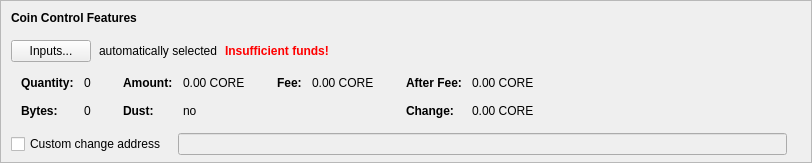
    <widget class="QFrame" name="frameCoinControl">
     <property name="sizePolicy">
      <sizepolicy hsizetype="Expanding" vsizetype="Expanding">
       <horstretch>0</horstretch>
       <verstretch>0</verstretch>
      </sizepolicy>
     </property>
     <property name="maximumSize">
      <size>
       <width>16777215</width>
       <height>16777215</height>
      </size>
     </property>
     <property name="frameShape">
      <enum>QFrame::StyledPanel</enum>
     </property>
     <property name="frameShadow">
      <enum>QFrame::Sunken</enum>
     </property>
     <layout class="QVBoxLayout" name="verticalLayoutCoinControl2">
      <property name="spacing">
       <number>0</number>
      </property>
      <property name="leftMargin">
       <number>0</number>
      </property>
      <property name="topMargin">
       <number>0</number>
      </property>
      <property name="rightMargin">
       <number>0</number>
      </property>
      <property name="bottomMargin">
       <number>6</number>
      </property>
      <item>
       <layout class="QVBoxLayout" name="verticalLayoutCoinControl" stretch="0,0,0,0,1">
        <property name="spacing">
         <number>0</number>
        </property>
        <property name="leftMargin">
         <number>10</number>
        </property>
        <property name="topMargin">
         <number>10</number>
        </property>
        <item>
         <layout class="QHBoxLayout" name="horizontalLayoutCoinControl1">
          <property name="bottomMargin">
           <number>15</number>
          </property>
          <item>
           <widget class="QLabel" name="labelCoinControlFeatures">
            <property name="sizePolicy">
             <sizepolicy hsizetype="Preferred" vsizetype="Maximum">
              <horstretch>0</horstretch>
              <verstretch>0</verstretch>
             </sizepolicy>
            </property>
            <property name="font">
             <font>
              <weight>75</weight>
              <bold>true</bold>
             </font>
            </property>
            <property name="styleSheet">
             <string notr="true">font-weight:bold;</string>
            </property>
            <property name="text">
             <string>Coin Control Features</string>
            </property>
           </widget>
          </item>
         </layout>
        </item>
        <item>
         <layout class="QHBoxLayout" name="horizontalLayoutCoinControl2" stretch="0,0,0,0">
          <property name="spacing">
           <number>8</number>
          </property>
          <property name="bottomMargin">
           <number>10</number>
          </property>
          <item>
           <widget class="QPushButton" name="pushButtonCoinControl">
            <property name="styleSheet">
             <string notr="true"/>
            </property>
            <property name="text">
             <string>Inputs...</string>
            </property>
            <property name="autoDefault">
             <bool>false</bool>
            </property>
           </widget>
          </item>
          <item>
           <widget class="QLabel" name="labelCoinControlAutomaticallySelected">
            <property name="text">
             <string>automatically selected</string>
            </property>
            <property name="margin">
             <number>5</number>
            </property>
           </widget>
          </item>
          <item>
           <widget class="QLabel" name="labelCoinControlInsuffFunds">
            <property name="font">
             <font>
              <weight>75</weight>
              <bold>true</bold>
             </font>
            </property>
            <property name="styleSheet">
             <string notr="true">color:red;font-weight:bold;</string>
            </property>
            <property name="text">
             <string>Insufficient funds!</string>
            </property>
            <property name="margin">
             <number>5</number>
            </property>
           </widget>
          </item>
          <item>
           <spacer name="horizontalSpacerCoinControl">
            <property name="orientation">
             <enum>Qt::Horizontal</enum>
            </property>
            <property name="sizeHint" stdset="0">
             <size>
              <width>40</width>
              <height>1</height>
             </size>
            </property>
           </spacer>
          </item>
         </layout>
        </item>
        <item>
         <widget class="QWidget" name="widgetCoinControl" native="true">
          <property name="sizePolicy">
           <sizepolicy hsizetype="Preferred" vsizetype="Preferred">
            <horstretch>0</horstretch>
            <verstretch>0</verstretch>
           </sizepolicy>
          </property>
          <property name="minimumSize">
           <size>
            <width>0</width>
            <height>0</height>
           </size>
          </property>
          <property name="styleSheet">
           <string notr="true"/>
          </property>
          <layout class="QHBoxLayout" name="horizontalLayoutCoinControl5">
           <property name="leftMargin">
            <number>0</number>
           </property>
           <property name="topMargin">
            <number>0</number>
           </property>
           <property name="rightMargin">
            <number>0</number>
           </property>
           <property name="bottomMargin">
            <number>0</number>
           </property>
           <item>
            <layout class="QHBoxLayout" name="horizontalLayoutCoinControl3" stretch="0,0,0,1">
             <property name="spacing">
              <number>20</number>
             </property>
             <property name="topMargin">
              <number>0</number>
             </property>
             <property name="bottomMargin">
              <number>10</number>
             </property>
             <item>
              <layout class="QFormLayout" name="formLayoutCoinControl1">
               <property name="horizontalSpacing">
                <number>10</number>
               </property>
               <property name="verticalSpacing">
                <number>14</number>
               </property>
               <property name="leftMargin">
                <number>10</number>
               </property>
               <property name="topMargin">
                <number>4</number>
               </property>
               <property name="rightMargin">
                <number>6</number>
               </property>
               <item row="0" column="0">
                <widget class="QLabel" name="labelCoinControlQuantityText">
                 <property name="font">
                  <font>
                   <weight>75</weight>
                   <bold>true</bold>
                  </font>
                 </property>
                 <property name="text">
                  <string>Quantity:</string>
                 </property>
                 <property name="margin">
                  <number>0</number>
                 </property>
                </widget>
               </item>
               <item row="0" column="1">
                <widget class="QLabel" name="labelCoinControlQuantity">
                 <property name="cursor">
                  <cursorShape>IBeamCursor</cursorShape>
                 </property>
                 <property name="contextMenuPolicy">
                  <enum>Qt::ActionsContextMenu</enum>
                 </property>
                 <property name="text">
                  <string notr="true">0</string>
                 </property>
                 <property name="margin">
                  <number>0</number>
                 </property>
                 <property name="textInteractionFlags">
                  <set>Qt::LinksAccessibleByMouse|Qt::TextSelectableByKeyboard|Qt::TextSelectableByMouse</set>
                 </property>
                </widget>
               </item>
               <item row="1" column="0">
                <widget class="QLabel" name="labelCoinControlBytesText">
                 <property name="font">
                  <font>
                   <weight>75</weight>
                   <bold>true</bold>
                  </font>
                 </property>
                 <property name="text">
                  <string>Bytes:</string>
                 </property>
                </widget>
               </item>
               <item row="1" column="1">
                <widget class="QLabel" name="labelCoinControlBytes">
                 <property name="cursor">
                  <cursorShape>IBeamCursor</cursorShape>
                 </property>
                 <property name="contextMenuPolicy">
                  <enum>Qt::ActionsContextMenu</enum>
                 </property>
                 <property name="text">
                  <string notr="true">0</string>
                 </property>
                 <property name="textInteractionFlags">
                  <set>Qt::LinksAccessibleByMouse|Qt::TextSelectableByKeyboard|Qt::TextSelectableByMouse</set>
                 </property>
                </widget>
               </item>
              </layout>
             </item>
             <item>
              <layout class="QFormLayout" name="formLayoutCoinControl2">
               <property name="horizontalSpacing">
                <number>10</number>
               </property>
               <property name="verticalSpacing">
                <number>14</number>
               </property>
               <property name="leftMargin">
                <number>6</number>
               </property>
               <property name="topMargin">
                <number>4</number>
               </property>
               <property name="rightMargin">
                <number>6</number>
               </property>
               <item row="0" column="0">
                <widget class="QLabel" name="labelCoinControlAmountText">
                 <property name="font">
                  <font>
                   <weight>75</weight>
                   <bold>true</bold>
                  </font>
                 </property>
                 <property name="text">
                  <string>Amount:</string>
                 </property>
                 <property name="margin">
                  <number>0</number>
                 </property>
                </widget>
               </item>
               <item row="0" column="1">
                <widget class="QLabel" name="labelCoinControlAmount">
                 <property name="cursor">
                  <cursorShape>IBeamCursor</cursorShape>
                 </property>
                 <property name="contextMenuPolicy">
                  <enum>Qt::ActionsContextMenu</enum>
                 </property>
                 <property name="text">
                  <string notr="true">0.00 CORE</string>
                 </property>
                 <property name="textInteractionFlags">
                  <set>Qt::LinksAccessibleByMouse|Qt::TextSelectableByKeyboard|Qt::TextSelectableByMouse</set>
                 </property>
                </widget>
               </item>
               <item row="1" column="0">
                <widget class="QLabel" name="labelCoinControlLowOutputText">
                 <property name="font">
                  <font>
                   <weight>75</weight>
                   <bold>true</bold>
                  </font>
                 </property>
                 <property name="text">
                  <string>Dust:</string>
                 </property>
                </widget>
               </item>
               <item row="1" column="1">
                <widget class="QLabel" name="labelCoinControlLowOutput">
                 <property name="cursor">
                  <cursorShape>IBeamCursor</cursorShape>
                 </property>
                 <property name="contextMenuPolicy">
                  <enum>Qt::ActionsContextMenu</enum>
                 </property>
                 <property name="text">
                  <string notr="true">no</string>
                 </property>
                 <property name="textInteractionFlags">
                  <set>Qt::LinksAccessibleByMouse|Qt::TextSelectableByKeyboard|Qt::TextSelectableByMouse</set>
                 </property>
                </widget>
               </item>
              </layout>
             </item>
             <item>
              <layout class="QFormLayout" name="formLayoutCoinControl3">
               <property name="horizontalSpacing">
                <number>10</number>
               </property>
               <property name="verticalSpacing">
                <number>14</number>
               </property>
               <property name="leftMargin">
                <number>6</number>
               </property>
               <property name="topMargin">
                <number>4</number>
               </property>
               <property name="rightMargin">
                <number>6</number>
               </property>
               <item row="0" column="0">
                <widget class="QLabel" name="labelCoinControlFeeText">
                 <property name="font">
                  <font>
                   <weight>75</weight>
                   <bold>true</bold>
                  </font>
                 </property>
                 <property name="text">
                  <string>Fee:</string>
                 </property>
                 <property name="margin">
                  <number>0</number>
                 </property>
                </widget>
               </item>
               <item row="0" column="1">
                <widget class="QLabel" name="labelCoinControlFee">
                 <property name="cursor">
                  <cursorShape>IBeamCursor</cursorShape>
                 </property>
                 <property name="contextMenuPolicy">
                  <enum>Qt::ActionsContextMenu</enum>
                 </property>
                 <property name="text">
                  <string notr="true">0.00 CORE</string>
                 </property>
                 <property name="textInteractionFlags">
                  <set>Qt::LinksAccessibleByMouse|Qt::TextSelectableByKeyboard|Qt::TextSelectableByMouse</set>
                 </property>
                </widget>
               </item>
              </layout>
             </item>
             <item>
              <layout class="QFormLayout" name="formLayoutCoinControl4">
               <property name="horizontalSpacing">
                <number>10</number>
               </property>
               <property name="verticalSpacing">
                <number>14</number>
               </property>
               <property name="leftMargin">
                <number>6</number>
               </property>
               <property name="topMargin">
                <number>4</number>
               </property>
               <property name="rightMargin">
                <number>6</number>
               </property>
               <item row="0" column="0">
                <widget class="QLabel" name="labelCoinControlAfterFeeText">
                 <property name="font">
                  <font>
                   <weight>75</weight>
                   <bold>true</bold>
                  </font>
                 </property>
                 <property name="text">
                  <string>After Fee:</string>
                 </property>
                 <property name="margin">
                  <number>0</number>
                 </property>
                </widget>
               </item>
               <item row="0" column="1">
                <widget class="QLabel" name="labelCoinControlAfterFee">
                 <property name="cursor">
                  <cursorShape>IBeamCursor</cursorShape>
                 </property>
                 <property name="contextMenuPolicy">
                  <enum>Qt::ActionsContextMenu</enum>
                 </property>
                 <property name="text">
                  <string notr="true">0.00 CORE</string>
                 </property>
                 <property name="textInteractionFlags">
                  <set>Qt::LinksAccessibleByMouse|Qt::TextSelectableByKeyboard|Qt::TextSelectableByMouse</set>
                 </property>
                </widget>
               </item>
               <item row="1" column="0">
                <widget class="QLabel" name="labelCoinControlChangeText">
                 <property name="font">
                  <font>
                   <weight>75</weight>
                   <bold>true</bold>
                  </font>
                 </property>
                 <property name="text">
                  <string>Change:</string>
                 </property>
                </widget>
               </item>
               <item row="1" column="1">
                <widget class="QLabel" name="labelCoinControlChange">
                 <property name="cursor">
                  <cursorShape>IBeamCursor</cursorShape>
                 </property>
                 <property name="contextMenuPolicy">
                  <enum>Qt::ActionsContextMenu</enum>
                 </property>
                 <property name="text">
                  <string notr="true">0.00 CORE</string>
                 </property>
                 <property name="textInteractionFlags">
                  <set>Qt::LinksAccessibleByMouse|Qt::TextSelectableByKeyboard|Qt::TextSelectableByMouse</set>
                 </property>
                </widget>
               </item>
              </layout>
             </item>
            </layout>
           </item>
          </layout>
         </widget>
        </item>
        <item>
         <layout class="QHBoxLayout" name="horizontalLayoutCoinControl4" stretch="0,0,0">
          <property name="spacing">
           <number>12</number>
          </property>
          <property name="sizeConstraint">
           <enum>QLayout::SetDefaultConstraint</enum>
          </property>
          <property name="topMargin">
           <number>5</number>
          </property>
          <property name="rightMargin">
           <number>5</number>
          </property>
          <item>
           <widget class="QCheckBox" name="checkBoxCoinControlChange">
            <property name="toolTip">
             <string>If this is activated, but the change address is empty or invalid, change will be sent to a newly generated address.</string>
            </property>
            <property name="text">
             <string>Custom change address</string>
            </property>
           </widget>
          </item>
          <item>
           <widget class="QValidatedLineEdit" name="lineEditCoinControlChange">
            <property name="enabled">
             <bool>false</bool>
            </property>
            <property name="sizePolicy">
             <sizepolicy hsizetype="Expanding" vsizetype="Fixed">
              <horstretch>0</horstretch>
              <verstretch>0</verstretch>
             </sizepolicy>
            </property>
           </widget>
          </item>
          <item>
           <widget class="QLabel" name="labelCoinControlChangeLabel">
            <property name="sizePolicy">
             <sizepolicy hsizetype="Preferred" vsizetype="Expanding">
              <horstretch>0</horstretch>
              <verstretch>0</verstretch>
             </sizepolicy>
            </property>
            <property name="minimumSize">
             <size>
              <width>0</width>
              <height>0</height>
             </size>
            </property>
            <property name="text">
             <string/>
            </property>
            <property name="margin">
             <number>3</number>
            </property>
           </widget>
          </item>
         </layout>
        </item>
        <item>
         <spacer name="verticalSpacerCoinControl">
          <property name="orientation">
           <enum>Qt::Vertical</enum>
          </property>
          <property name="sizeHint" stdset="0">
           <size>
            <width>800</width>
            <height>1</height>
           </size>
          </property>
         </spacer>
        </item>
       </layout>
      </item>
     </layout>
    </widget>
